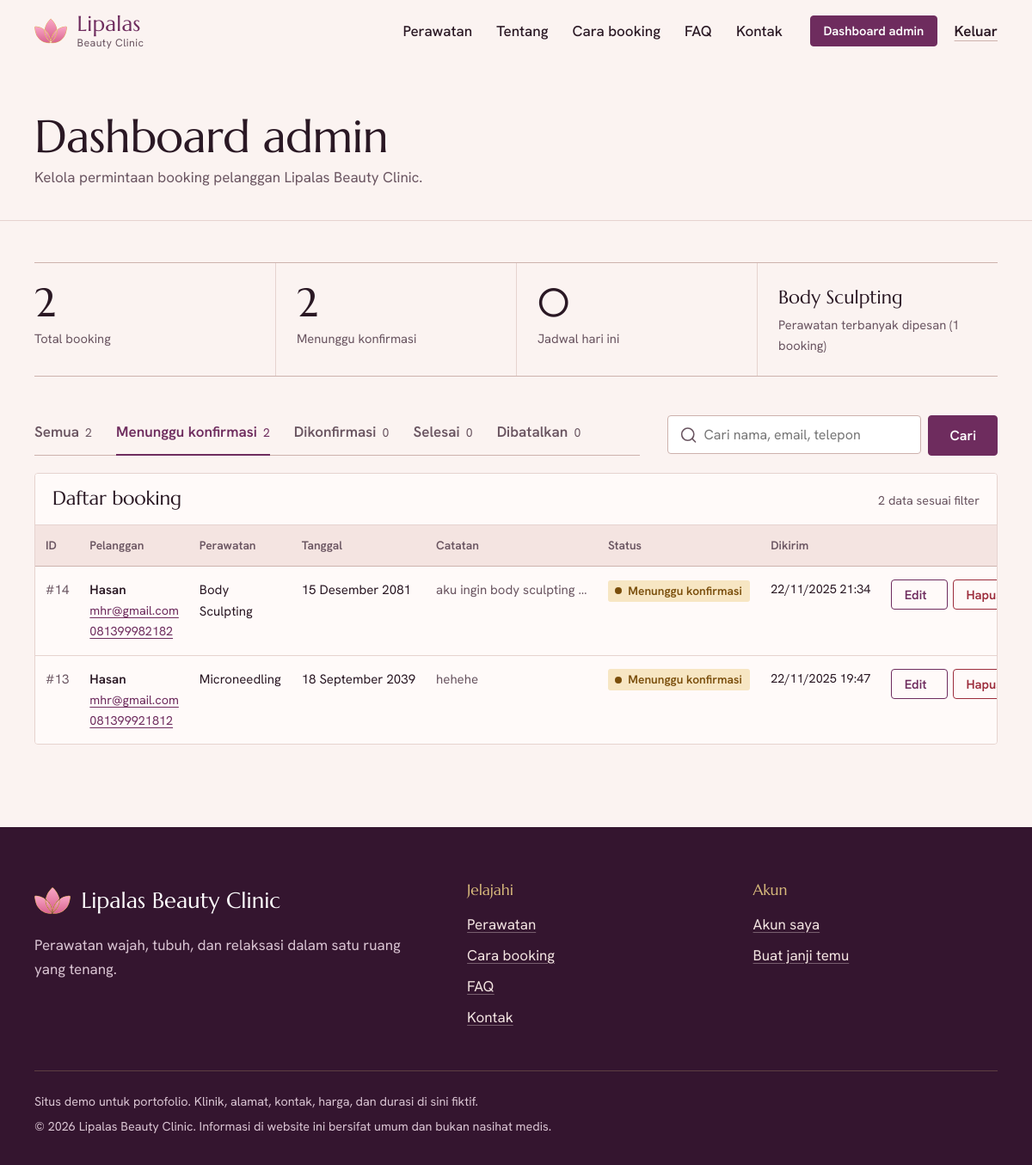
/admin/dashboard.php?status=Pending (signed in), run on the app's committed database.
### tables this page shows
CREATE TABLE IF NOT EXISTS `table_booking` (
  `id`         INT(11)      NOT NULL AUTO_INCREMENT,
  `user_id`    INT(11)      DEFAULT NULL,
  `nama`       VARCHAR(100) DEFAULT NULL,
  `email`      VARCHAR(100) DEFAULT NULL,
  `phone`      VARCHAR(20)  DEFAULT NULL,
  `service`    VARCHAR(100) DEFAULT NULL,
  `tanggal`    DATE         DEFAULT NULL,
  `message`    TEXT         DEFAULT NULL,
   
  `status`     VARCHAR(20)  NOT NULL DEFAULT 'Pending',
  `created_at` TIMESTAMP    NOT NULL DEFAULT CURRENT_TIMESTAMP,
  PRIMARY KEY (`id`),
  KEY `fk_booking_user` (`user_id`),
  KEY `idx_booking_status` (`status`),
  KEY `idx_booking_tanggal` (`tanggal`),
  CONSTRAINT `fk_booking_user` FOREIGN KEY (`user_id`) REFERENCES `user` (`id`) ON DELETE SET NULL
);

### admin/dashboard.php (the view, shortened to what this page needs)
<?php
require_once __DIR__ . '/../core/helpers.php';
$ready    = schema_ready();
$statuses = booking_statuses();
$filterStatus = (string) ($_GET['status'] ?? '');
$search = clean_text((string) ($_GET['q'] ?? ''), 100);
$search = str_replace("\n", ' ', $search);
$page   = max(1, (int) filter_var($_GET['page'] ?? 1, FILTER_VALIDATE_INT, ['options' => ['default' => 1]]));
$stats    = ['total' => 0, 'pending' => 0, 'confirmed' => 0, 'completed' => 0, 'canceled' => 0, 'today' => 0];
$topService = null;
$rows     = [];
$matching = 0;
if ($ready) {
    $db = db();
    $r = $db->query(
        "SELECT COUNT(*) AS total,
                COALESCE(SUM(status = 'Pending'), 0)   AS pending,
                COALESCE(SUM(status = 'Confirmed'), 0) AS confirmed,
                COALESCE(SUM(status = 'Completed'), 0) AS completed,
                COALESCE(SUM(status = 'Canceled'), 0)  AS canceled,
                COALESCE(SUM(tanggal = CURDATE()), 0)  AS today
           FROM table_booking"
    )->fetch_assoc();
    $stats = array_map('intval', $r);
    $top = $db->query(
        "SELECT service, COUNT(*) AS c FROM table_booking
          WHERE service IS NOT NULL AND service <> ''
          GROUP BY service ORDER BY c DESC, service ASC LIMIT 1"
    )->fetch_assoc();
    $topService = $top ?: null;
    $where  = [];
    $types  = '';
    $params = [];
    if ($filterStatus !== '') {
        $where[]  = 'status = ?';
        $types   .= 's';
        $params[] = $filterStatus;
    }
    $whereSql = $where ? ' WHERE ' . implode(' AND ', $where) : '';
    $cnt = $db->prepare('SELECT COUNT(*) AS c FROM table_booking' . $whereSql);
    if ($params) {
        $cnt->bind_param($types, ...$params);
    }
    $cnt->execute();
    $matching = (int) $cnt->get_result()->fetch_assoc()['c'];
    $pages  = max(1, (int) ceil($matching / ADMIN_PER_PAGE));
    $page   = min($page, $pages);
    $offset = ($page - 1) * ADMIN_PER_PAGE;
    $list = $db->prepare(
        'SELECT id, nama, email, phone, service, tanggal, message, status, created_at
           FROM table_booking' . $whereSql . ' ORDER BY id DESC LIMIT ? OFFSET ?'
    );
    $listTypes  = $types . 'ii';
    $listParams = array_merge($params, [ADMIN_PER_PAGE, $offset]);
    $list->bind_param($listTypes, ...$listParams);
    $list->execute();
    $rows = $list->get_result()->fetch_all(MYSQLI_ASSOC);
}
function admin_url(array $change = []): string
{
    global $filterStatus, $search;
    $q = array_merge(['status' => $filterStatus, 'q' => $search, 'page' => 1], $change);
    $q = array_filter($q, static fn($v) => $v !== '' && $v !== null && $v !== 1);
    return url('admin/dashboard.php') . ($q ? '?' . http_build_query($q) : '');
}
$isFiltered = $filterStatus !== '' || $search !== '';
$tabCounts  = [
    ''          => $stats['total'],
    'Pending'   => $stats['pending'],
    'Confirmed' => $stats['confirmed'],
    'Completed' => $stats['completed'],
    'Canceled'  => $stats['canceled'],
];
require __DIR__ . '/../includes/head.php';
require __DIR__ . '/../includes/navbar.php';
?>
<main id="main">
  <div class="page-head">
    <div class="wrap">
      <h1>Dashboard admin</h1>
      <p>Kelola permintaan booking pelanggan <?= e(APP_NAME) ?>.</p>
    </div>
  </div>
  <div class="wrap page-body">
    <div class="tally">
      <div class="tally__item"><span class="tally__num"><?= $stats['total'] ?></span><span class="tally__label">Total booking</span></div>
      <div class="tally__item"><span class="tally__num"><?= $stats['pending'] ?></span><span class="tally__label">Menunggu konfirmasi</span></div>
      <div class="tally__item"><span class="tally__num"><?= $stats['today'] ?></span><span class="tally__label">Jadwal hari ini</span></div>
      <div class="tally__item">
        <span class="tally__text"><?= $topService ? e($topService['service']) : '-' ?></span>
        <span class="tally__label">Perawatan terbanyak dipesan<?= $topService ? ' (' . (int) $topService['c'] . ' booking)' : '' ?></span>
      </div>
    </div>
    <div class="toolbar">
      <nav class="tabs" aria-label="Filter status">
        <?php foreach (['' => 'Semua'] + array_map(static fn($m) => $m['label'], $statuses) as $key => $label): ?>
          <a href="<?= e(admin_url(['status' => $key])) ?>" <?= $filterStatus === (string) $key ? 'aria-current="true"' : '' ?>>
            <?= e($label) ?> <span class="tabs__count"><?= (int) ($tabCounts[$key] ?? 0) ?></span>
          </a>
        <?php endforeach; ?>
      </nav>
      <form method="get" action="<?= e(url('admin/dashboard.php')) ?>" class="search" role="search">
        <div class="search__box">
          <input type="search" class="field__control" id="q" name="q" value="<?= e($search) ?>"
                 placeholder="Cari nama, email, telepon" maxlength="100">
        </div>
        <button type="submit" class="button button--solid">Cari</button>
      </form>
    </div>
    <section class="ledger-wrap" aria-labelledby="daftar-title">
      <div class="ledger-head">
        <h2 id="daftar-title">Daftar booking</h2>
        <span class="muted small"><?= $matching ?> data<?= $isFiltered ? ' sesuai filter' : '' ?></span>
      </div>
      <table class="ledger">
        <thead>
          <tr>
            <th scope="col">ID</th>
            <th scope="col">Pelanggan</th>
            <th scope="col">Perawatan</th>
            <th scope="col">Tanggal</th>
            <th scope="col">Catatan</th>
            <th scope="col">Status</th>
            <th scope="col">Dikirim</th>
            <th scope="col"><span class="visually-hidden">Aksi</span></th>
          </tr>
        </thead>
        <tbody>
          <?php foreach ($rows as $b): ?>
            <tr>
              <td data-label="ID" class="ledger__id">#<?= (int) $b['id'] ?></td>
              <td data-label="Pelanggan"><div>
                <div class="ledger__name"><?= e($b['nama']) ?></div>
                <div class="small"><a href="mailto:<?= e($b['email']) ?>"><?= e($b['email']) ?></a></div>
                <?php if ((string) $b['phone'] !== ''): ?>
                  <div class="small"><a href="tel:<?= e(preg_replace('/[^0-9+]/', '', (string) $b['phone'])) ?>"><?= e($b['phone']) ?></a></div>
                <?php endif; ?>
              </div></td>
              <td data-label="Perawatan"><?= e($b['service']) ?></td>
              <td data-label="Tanggal" class="text-nowrap"><?= e(format_tanggal($b['tanggal'])) ?></td>
              <td data-label="Catatan"><div class="ledger__note" title="<?= e($b['message']) ?>"><?= e($b['message']) ?></div></td>
              <td data-label="Status"><?= status_badge((string) $b['status']) ?></td>
              <td data-label="Dikirim" class="text-nowrap small"><?= e(date('d/m/Y H:i', strtotime((string) $b['created_at']))) ?></td>
              <td data-label="Aksi">
                <div class="ledger__actions">
                  <a class="button button--small" href="<?= e(url('admin/booking_edit.php?id=' . (int) $b['id'])) ?>">
                    Edit<span class="visually-hidden"> booking #<?= (int) $b['id'] ?></span>
                  </a>
                  <form method="post" action="<?= e(url('admin/booking_delete.php')) ?>"
                        data-confirm="Booking #<?= (int) $b['id'] ?> atas nama <?= e($b['nama']) ?> akan dihapus permanen. Tindakan ini tidak dapat dibatalkan."
                        data-confirm-title="Hapus booking?" data-confirm-ok="Hapus booking">
                    <button type="submit" class="button button--danger button--small">
                      Hapus<span class="visually-hidden"> booking #<?= (int) $b['id'] ?></span>
                    </button>
                  </form>
                </div>
              </td>
            </tr>
          <?php endforeach; ?>
        </tbody>
      </table>
    </section>
  </div>
</main>
<?php require __DIR__ . '/../includes/footer.php'; ?>

### core/helpers.php (shortened to what this page needs)
<?php
function base_path(): string
{
    static $base = null;
    if ($base !== null) {
        return $base;
    }
    $rel = '';
    $docRoot = isset($_SERVER['DOCUMENT_ROOT']) ? realpath((string) $_SERVER['DOCUMENT_ROOT']) : false;
    $appRoot = realpath(APP_ROOT);
    if ($docRoot !== false && $appRoot !== false) {
        $doc = str_replace('\\', '/', $docRoot);
        $app = str_replace('\\', '/', $appRoot);
        if (stripos($app, $doc) === 0) {
            $rel = trim(substr($app, strlen($doc)), '/');
        }
    }
    return $base = ($rel === '' ? '/' : '/' . $rel . '/');
}
function url(string $path = ''): string
{
    return base_path() . ltrim($path, '/');
}
function asset(string $path): string
{
    $file = APP_ROOT . '/aset/' . ltrim($path, '/');
    $v = is_file($file) ? (string) filemtime($file) : '1';
    return url('aset/' . ltrim($path, '/')) . '?v=' . $v;
}
function e($value): string
{
    return htmlspecialchars((string) $value, ENT_QUOTES | ENT_SUBSTITUTE, 'UTF-8');
}
function db(): mysqli
{
    return $GLOBALS['connection'];
}
function schema_ready(): bool
{
    static $ready = null;
    try {
        $db = db();
        $col = $db->query("SHOW COLUMNS FROM table_booking LIKE 'status'");
        $tbl = $db->query("SHOW TABLES LIKE 'rate_limit_log'");
        $ready = $col && $col->num_rows > 0 && $tbl && $tbl->num_rows > 0;
    } catch (Throwable $t) {
        error_log('[Lipalas] schema_ready: ' . $t->getMessage());
        $ready = false;
    }
    return $ready;
}
function booking_statuses(): array
{
    return [
        'Pending'   => ['label' => 'Menunggu konfirmasi', 'class' => 'status--pending'],
        'Confirmed' => ['label' => 'Dikonfirmasi',        'class' => 'status--confirmed'],
        'Completed' => ['label' => 'Selesai',             'class' => 'status--completed'],
        'Canceled'  => ['label' => 'Dibatalkan',          'class' => 'status--canceled'],
    ];
}
function status_badge(string $status): string
{
    $all = booking_statuses();
    $meta = $all[$status] ?? ['label' => $status !== '' ? $status : 'Tidak diketahui', 'class' => 'status--pending'];
    return '<span class="status ' . e($meta['class']) . '">' . e($meta['label']) . '</span>';
}
function clean_text(string $value, int $maxLength): string
{
    $value = preg_replace('/[^\P{C}\n\t]+/u', '', $value) ?? '';
    $value = str_replace("\r\n", "\n", $value);
    $value = trim($value);
    return mb_substr($value, 0, $maxLength, 'UTF-8');
}
function valid_date_ymd(string $date): bool
{
    $d = DateTime::createFromFormat('!Y-m-d', $date);
    return $d !== false && $d->format('Y-m-d') === $date;
}
function format_tanggal(?string $ymd): string
{
    $bulan = [1 => 'Januari', 'Februari', 'Maret', 'April', 'Mei', 'Juni', 'Juli',
              'Agustus', 'September', 'Oktober', 'November', 'Desember'];
    [$y, $m, $d] = array_map('intval', explode('-', $ymd));
    return $d . ' ' . $bulan[$m] . ' ' . $y;
}

### data on the page
table_booking: id "14", nama "Hasan", email "mhr@gmail.com", phone "081399982182", service "Body Sculpting", tanggal "15 Desember 2081", message "aku ingin body sculpting…", status "Menunggu konfirmasi", created_at "22/11/2025 21:34"
table_booking: id "13", nama "Hasan", email "mhr@gmail.com", phone "081399921812", service "Microneedling", tanggal "18 September 2039", message "hehehe", status "Menunggu konfirmasi", created_at "22/11/2025 19:47"

### other printed values
$linkLabel "Perawatan"
$linkLabel "Tentang"
$linkLabel "Cara booking"
$linkLabel "FAQ"
$linkLabel "Kontak"
APP_NAME "Lipalas Beauty Clinic"
$stats['total'] "2"
$stats['pending'] "2"
$stats['today'] "0"
$topService['service'] "Body Sculpting"
$topService['c'] "1"
$label "Semua"
$tabCounts[$key] "2"
$label "Menunggu konfirmasi"
$label "Dikonfirmasi"
